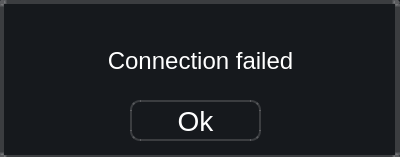
<?xml version="1.0" encoding="UTF-8"?>
<ui version="4.0">
 <class>Error</class>
 <widget class="QDialog" name="Error">
  <property name="geometry">
   <rect>
    <x>0</x>
    <y>0</y>
    <width>400</width>
    <height>157</height>
   </rect>
  </property>
  <property name="windowTitle">
   <string>Error</string>
  </property>
  <property name="styleSheet">
   <string notr="true">background-color:#16191d;</string>
  </property>
  <widget class="QLabel" name="label">
   <property name="geometry">
    <rect>
     <x>40</x>
     <y>40</y>
     <width>321</width>
     <height>41</height>
    </rect>
   </property>
   <property name="font">
    <font>
     <family>MS Sans Serif</family>
     <pointsize>18</pointsize>
    </font>
   </property>
   <property name="styleSheet">
    <string notr="true">color:white;</string>
   </property>
   <property name="text">
    <string>Connection failed</string>
   </property>
   <property name="alignment">
    <set>Qt::AlignCenter</set>
   </property>
  </widget>
  <widget class="QPushButton" name="ok_button">
   <property name="geometry">
    <rect>
     <x>130</x>
     <y>100</y>
     <width>131</width>
     <height>41</height>
    </rect>
   </property>
   <property name="font">
    <font>
     <family>MS Sans Serif</family>
     <pointsize>-1</pointsize>
     <bold>false</bold>
    </font>
   </property>
   <property name="styleSheet">
    <string notr="true">QPushButton{
border-radius: 10px;
font-size: 28px;
border: 2px solid rgba(255,255,255,40);

color: white;
}
QPushButton:hover{
background-color: rgba(255,255,255,60);
color:white;
}</string>
   </property>
   <property name="text">
    <string>Ok</string>
   </property>
  </widget>
  <widget class="QFrame" name="frame">
   <property name="geometry">
    <rect>
     <x>-1</x>
     <y>-1</y>
     <width>401</width>
     <height>161</height>
    </rect>
   </property>
   <property name="styleSheet">
    <string notr="true">border-radius:5px;
border: 5px solid rgba(255,255,255,40);</string>
   </property>
   <property name="frameShape">
    <enum>QFrame::StyledPanel</enum>
   </property>
   <property name="frameShadow">
    <enum>QFrame::Raised</enum>
   </property>
  </widget>
  <zorder>frame</zorder>
  <zorder>label</zorder>
  <zorder>ok_button</zorder>
 </widget>
 <resources/>
 <connections/>
</ui>
